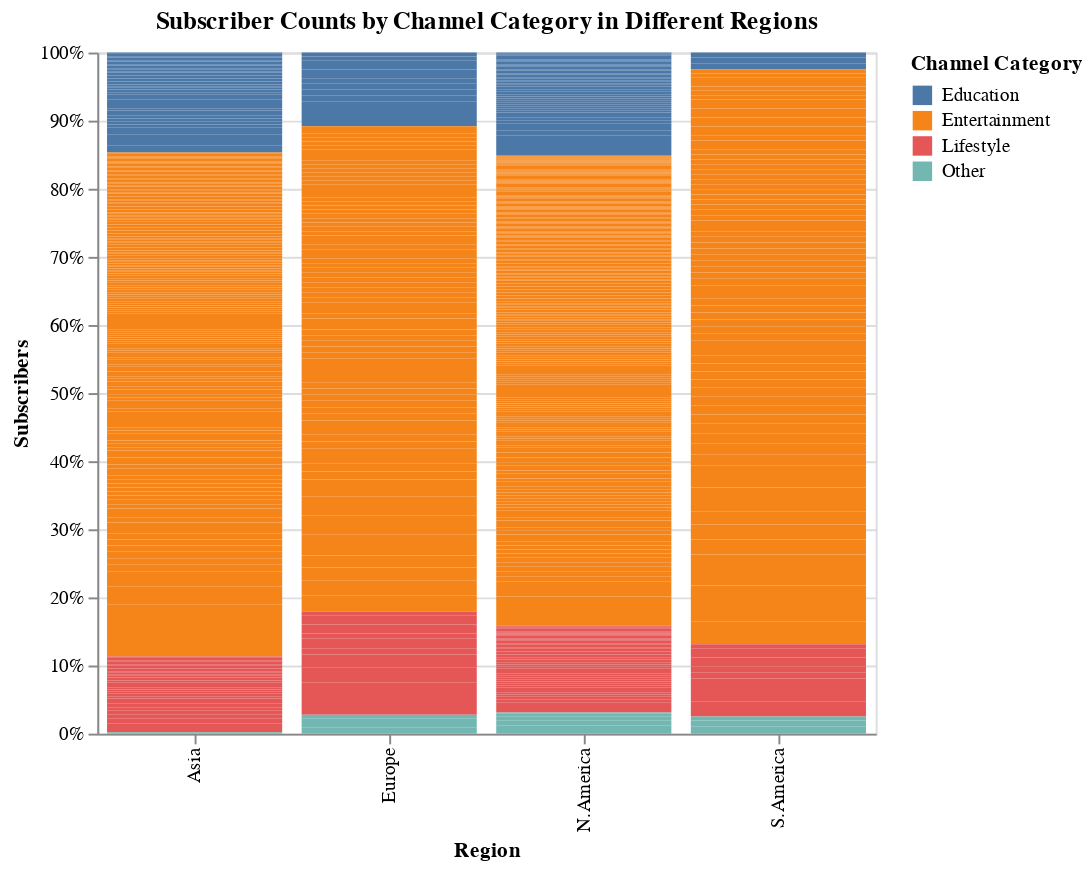

Write notebook code for a chart like this one.
### Code cell
chart1 = alt.Chart(clean_df).mark_bar().encode(
    alt.Y('subscribers:Q', title = 'Subscribers').stack('normalize'),
    alt.X('region:N', title = 'Region'),
    alt.Color('channel_category', title = 'Channel Category')
).properties(title = 'Subscriber Counts by Channel Category in Different Regions', width = 400, height=350)
chart1

### Figure 1 — Vega-Lite specification as saved in the notebook (floating-point values rounded to 4 significant figures; data arrays with more than 128 entries replaced by an {"elided": "..."} marker saying what was removed)
{"config": {"view": {"continuousWidth": 300, "continuousHeight": 300}}, "data": {"name": "data-516c0525922089fbb10555862c79f150"}, "mark": {"type": "bar"}, "encoding": {"color": {"field": "channel_category", "title": "Channel Category", "type": "nominal"}, "x": {"field": "region", "title": "Region", "type": "nominal"}, "y": {"field": "subscribers", "stack": "normalize", "title": "Subscribers", "type": "quantitative"}}, "height": 350, "title": "Subscriber Counts by Channel Category in Different Regions", "width": 400, "$schema": "https://vega.github.io/schema/vega-lite/v5.8.0.json", "datasets": {"data-516c0525922089fbb10555862c79f150": {"elided": "817 records"}}}
